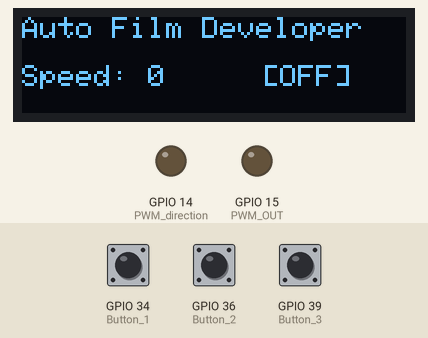
Simulated run of this sketch. Board: ESP32. Parts: 128×32 one-colour display, output pins drawn as LEDs (lit = HIGH). Inputs (shaded band) come from the test bench; at power-on: GPIO 34 (Button_1) LOW, GPIO 36 (Button_2) LOW, GPIO 39 (Button_3) LOW. The display library's start-up logo is not drawn.

Above: at 3.2 s.
3.3 s: GPIO 34 (Button_1) pulsed HIGH 5 times (0.12 s each, 0.3 s apart)
At 3.79 s:
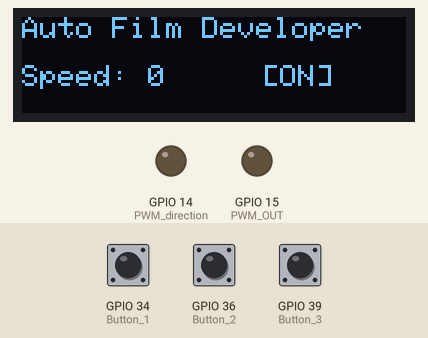
6.3 s: GPIO 36 (Button_2) pulled HIGH for 0.15 s
At 6.7 s:
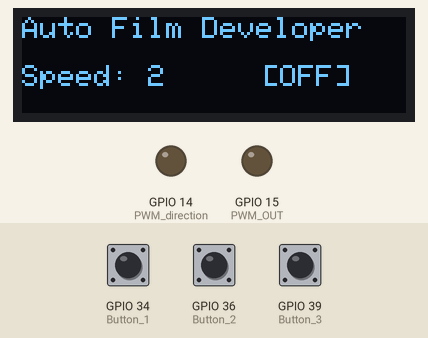
7.9 s: GPIO 34 (Button_1) pulled HIGH for 0.15 s
At 9.4 s:
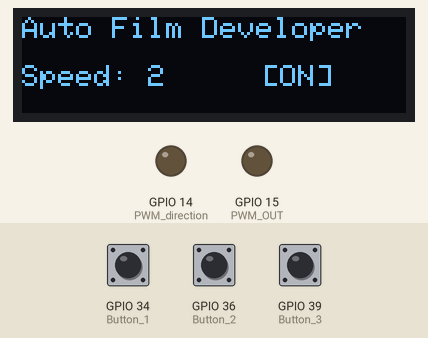
9.7 s: GPIO 36 (Button_2) pulled HIGH for 1 s
At 10.3 s:
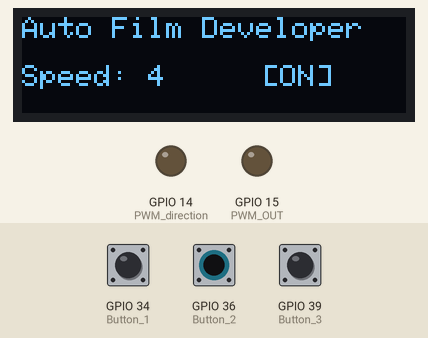
12.2 s: GPIO 34 (Button_1) pulled HIGH for 1 s
At 13.0 s:
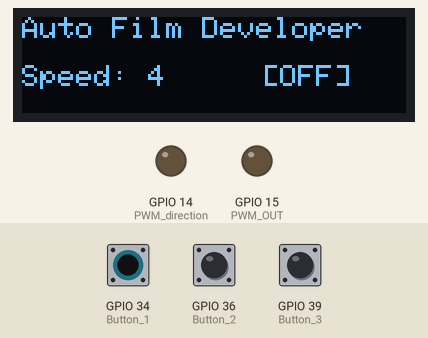
Timing chart, 0 to 15.2 s (numbered marks = the images above; inputs shaded):
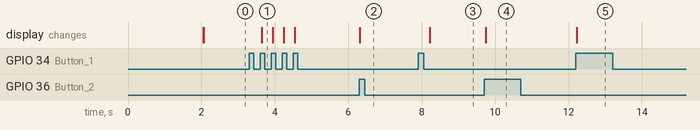

Measured:
- after the input at 3.3 s, the display: changes after 0.34 s (image 1)
- after the input at 6.3 s, the display: changes at once (image 2)
- after the input at 7.9 s, the display: changes after 0.32 s (image 3)
- after the input at 9.7 s, the display: changes at once (image 4)
- after the input at 12.2 s, the display: changes at once (image 5)

The sketch:

Auto_Film_Developer.ino
```cpp
#include <SPI.h>
#include <Wire.h>
#include <Adafruit_GFX.h>
#include <Adafruit_SSD1306.h>

#define SCREEN_WIDTH 128 // OLED display width, in pixels
#define SCREEN_HEIGHT 32 // OLED display height, in pixels
#define OLED_RESET     -1 // Reset pin # (or -1 if sharing Arduino reset pin)
#define SCREEN_ADDRESS 0x3C ///< See datasheet for Address; 0x3D for 128x64, 0x3C for 128x32

#define PWM_OUT 15
#define PWM_direction 14

#define Button_1 34
#define Button_2 36
#define Button_3 39

Adafruit_SSD1306 display(SCREEN_WIDTH, SCREEN_HEIGHT, &Wire, OLED_RESET);

int pwm_on=0;
int pwm_off=20;
int direction = 1;

int loop_times = 0;
int state = 0;

void change_direction(int direction);
int abs(int x);
void speed_change(int speed);
void Button_trigger(char button);
int Button_debouncer(char button);
void Button_1_remapped() {Button_trigger('a');}
void Button_2_remapped() {Button_trigger('b');}
void Button_3_remapped() {Button_trigger('c');}
void Update_Display(void);
//5,10,25,30,35,40,45,50,55,60

void setup(){

    pinMode(Button_1, INPUT);
    pinMode(Button_2, INPUT);
    pinMode(Button_3, INPUT);
    pinMode(PWM_OUT, OUTPUT);
    pinMode(PWM_direction, OUTPUT);
    attachInterrupt(digitalPinToInterrupt(Button_1), Button_1_remapped, RISING);
    attachInterrupt(digitalPinToInterrupt(Button_2), Button_2_remapped, RISING);
    attachInterrupt(digitalPinToInterrupt(Button_3), Button_3_remapped, RISING);

    Serial.begin(9600);

    display.begin(SSD1306_SWITCHCAPVCC, SCREEN_ADDRESS);
    display.display();
    delay(2000); // Pause for 2 seconds
    display.clearDisplay();
    display.setTextSize(1);             // Normal 1:1 pixel scale
    display.setTextColor(SSD1306_WHITE);        // Draw white text
    display.setCursor(0,0);             // Start at top-left corner
    display.println("Auto Film Developer");
    display.display();
}

void loop() {
  // put your main code here, to run repeatedly:
  Update_Display();
  if (state==1){
    if (loop_times>600){
      change_direction();
      delay(500);
      loop_times=0;
    }
    digitalWrite(PWM_OUT, 1);
    delay(pwm_on);
    digitalWrite(PWM_OUT, 0);
    delay(pwm_off);
    loop_times++;
  }
}

void Update_Display(void){
  display.clearDisplay();
  display.setTextSize(1);             // Normal 1:1 pixel scale
  display.setTextColor(SSD1306_WHITE);        // Draw white text
  display.setCursor(0,0);             // Start at top-left corner
  display.println("Auto Film Developer");
  display.setCursor(0,16);             // Start at top-left corner
  display.print("Speed: ");
  display.print(pwm_on);
  if (state==1){
    display.setCursor(80,16);
    display.println("[ON]");
  } else {
    display.setCursor(80,16);
    display.println("[OFF]");
  }
  display.display();
}

int Button_debouncer(char button){
  static unsigned long time_now = millis();
  static unsigned long button1_delay = time_now;
  static unsigned long button2_delay = time_now;
  static unsigned long button3_delay = time_now;

  time_now = millis();
  if (button=='a'){
    if (time_now-button1_delay>50){
      button1_delay=time_now;
      return 1;
    }
  } else if (button=='b'){
    if (time_now-button2_delay>50){
      button2_delay=time_now;
      return 1;
    }
  } else if (button=='c'){
    if (time_now-button3_delay>50){
      button3_delay=time_now;
      return 1;
    }
  }
  return 0;
}

void Button_trigger(char button){
  if (button=='a'){
    if (Button_debouncer('a')){
      if (state==1){
        state=0;
      }
      else{
        state=1;
      }
    }
  } else if (button=='b'){
    if (Button_debouncer('b')){
      speed_change(1);
    }
  } else if (button=='c'){
    if (Button_debouncer('c')){
      speed_change(-1);
    }
  }
}

void speed_change(int speed){
  if (speed >= 0){
    pwm_on += 2;
    pwm_off -= 2;
  } else {
    pwm_on -= 2;
    pwm_off += 2;
  }
}

void change_direction(){
  if (direction==1){
    direction=0;
    digitalWrite(PWM_direction, 1);
  } else {
    digitalWrite(PWM_direction, 0);
    direction=1;
  }
}

// pinMode(pin, OUTPUT);
// }
// void loop()
// {
// analogWrite(pin, 128);
// delay(500);
```
